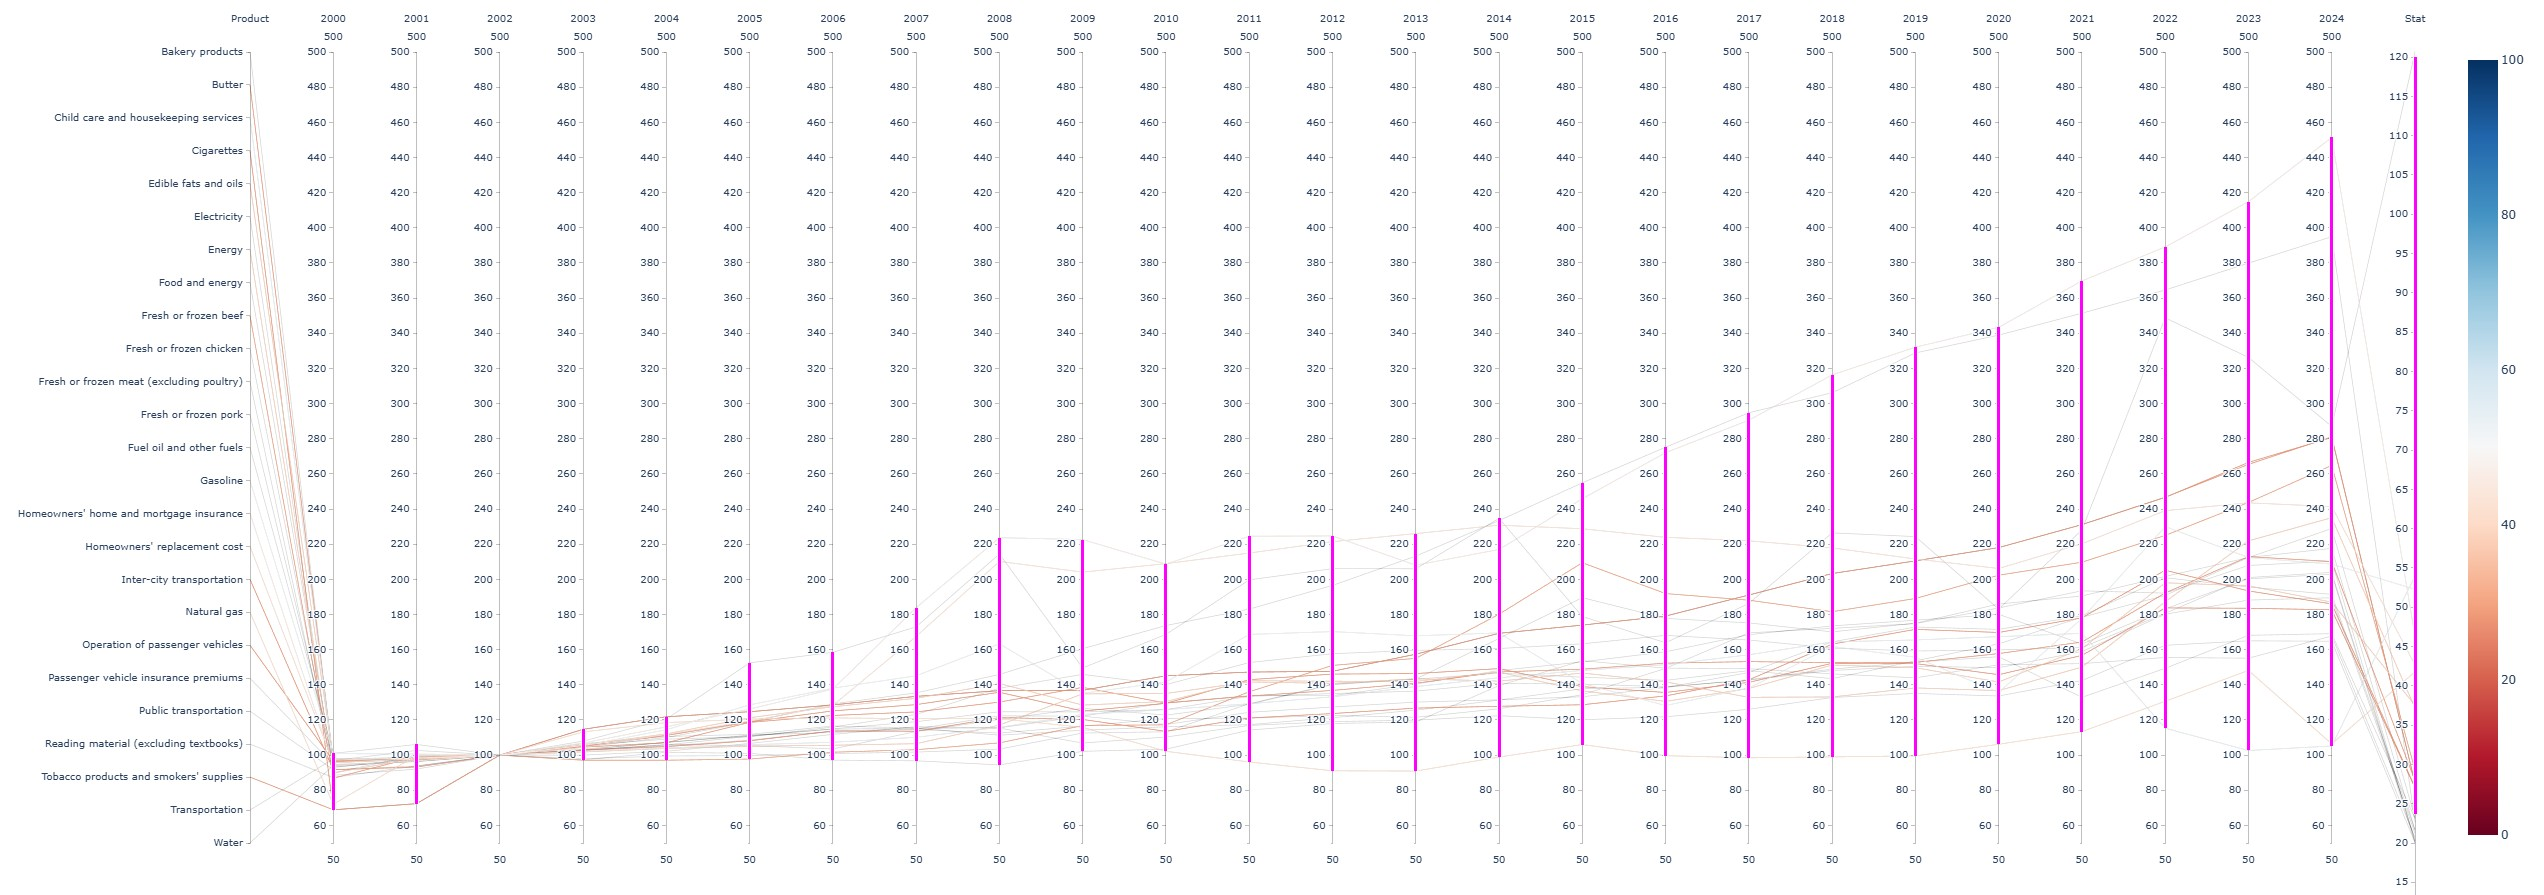

Here is the Python script that generated this plot:
import plotly.graph_objects as go
import pandas as pd

df = pd.read_csv("D:/CMPT 384/Assignment 2/q1.csv")

# Sort the DataFrame alphabetically by 'Product'
df_top_25 = df.nlargest(25, 'Stat').sort_values(by='Product', ascending=False)

# Add the product name dimension as the first dimension
dimensions = [
    dict(
        label='Product',
        tickvals=list(range(len(df_top_25))),
        ticktext=df_top_25['Product'].tolist(),
        values=list(range(len(df_top_25)))
    )
]

# Add the remaining dimensions
dimensions.extend([
    dict(
        range=[50, 500],  # Set the range for each year
        label=str(year),  # Set the label for each year
        values=df_top_25[str(year)],  # Set the values for each year
        constraintrange=[df_top_25[str(year)].min(), df_top_25[str(year)].max()]  # Enable brushing
    )
    for year in range(2000, 2025)
])

dimensions.append(
    dict(
        range=[df_top_25['Stat'].min(), df_top_25['Stat'].max()],
        tickvals=[i for i in range(0, 121, 5)],
        ticktext=[str(i) for i in range(0, 121, 5)],
        label='Stat',
        values=df_top_25['Stat'],
        constraintrange=[df_top_25['Stat'].min(), df_top_25['Stat'].max()]  # Enable brushing
    )
)

# Define cmin and cmax with meaningful names
cmin_value = 0  # Minimum value for color scale
cmax_value = 100  # Maximum value for color scale

fig = go.Figure(data=go.Parcoords(
    line=dict(color=df_top_25['Stat'],
              colorscale='RdBu',
              showscale=True,
              cmin=cmin_value,
              cmax=cmax_value),
    dimensions=dimensions
))

# Adjust layout to keep ticktext inside the SVG canvas
fig.update_layout(
    margin=dict(l=250, r=50, t=50, b=50),
    autosize=True
)

fig.show()
